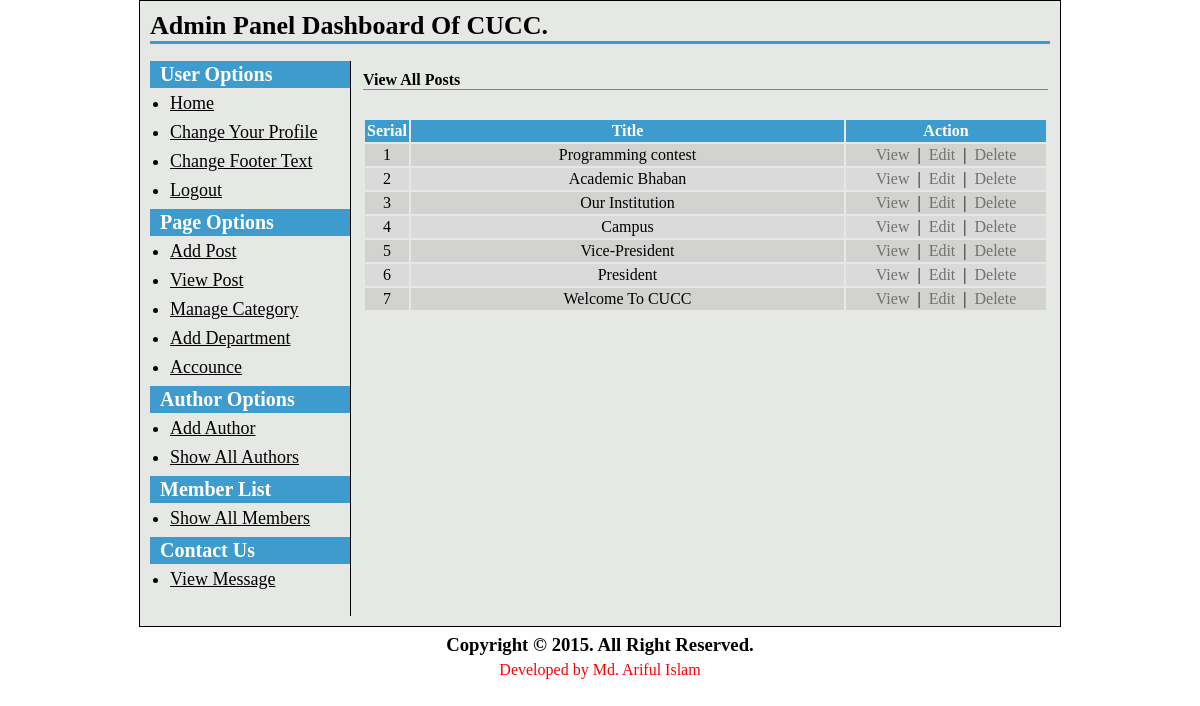
The app's page /admin/post-view.php (signed in) with its own data.
### tables this page shows
CREATE TABLE IF NOT EXISTS `tbl_post` (
  `post_id` int(11) NOT NULL,
  `post_title` varchar(255) NOT NULL,
  `post_description` text NOT NULL,
  `post_image` varchar(255) NOT NULL,
  `cat_name` varchar(255) NOT NULL,
  `post_date` varchar(255) NOT NULL,
  `year` varchar(4) NOT NULL,
  `month` varchar(2) NOT NULL,
  `post_timestamp` varchar(255) NOT NULL
);

### admin/post-view.php (the view, shortened to what this page needs)
<?php
include("../config.php");
?>
<?php include("header.php"); ?>
<h2>View  All Posts</h2>
<p>&nbsp;</p>
<table class="tbl2" width="100%">
	<tr>
		<th width="5%">Serial</th>
		<th width="65%">Title</th>
		<th width="30%">Action</th>
	</tr>
	<?php
			$i=0;
			$limit = 25;
			$page = @$_GET['page'];
			if($page)
				$start = ($page - 1) * $limit;
			else
				$start = 0;
			$statement = $db->prepare("SELECT * FROM tbl_post ORDER BY post_id DESC LIMIT $start, $limit");
			$statement->execute();
			$result = $statement->fetchAll(PDO::FETCH_ASSOC);
	foreach($result as $row)
	{
		$i++;
		?>
	<tr>
		<td><?php echo $i; ?></td>
		<td><?php echo $row['post_title']; ?></td>
		<td>
			<a class="fancybox" href="#inline<?php echo $i; ?>">View</a>
			&nbsp;|&nbsp;
			<a href="post-edit.php?id=<?php echo $row['post_id']; ?>">Edit</a>
			&nbsp;|&nbsp;
			<a onclick='return confirmDelete();' href="post-delete.php?id=<?php echo $row['post_id']; ?>">Delete</a></td>
	</tr>
		<?php
	}
	?>
</table>
<div class="pagination">
</div>
<?php include("footer.php"); ?>

### style-admin.css (style rules this page uses)
* { padding: 0; margin: 0; }
body, input, textarea, select { font-family: 'Times New Roman', arial; font-size: 16px; }
table.tbl2 { margin-top: 10px; }
table.tbl2 tr th, table.tbl2 tr td { padding: 2px; }
table.tbl2 tr td { text-align: center; }
table.tbl2 tr th { background-color: #3d9ccd; color: #fff; }
table.tbl2 tr:nth-child(2n+1) td { background-color: #d9dad9; }
table.tbl2 tr:nth-child(2n) td { background-color: #d2d3d1; }
table.tbl2 tr td a { color: #70726e; text-decoration: none; }
#content h2 { font-size: 16px; color: #000; border-bottom: 1px solid #3d9ccd; margin-top: 10px; }
div.pagination { padding: 3px; margin: 3px; z-index: 1000; font-size: 14px; margin-bottom: 20px; }

### records on screen
tbl_post: post_title "Programming contest"
tbl_post: post_title "Academic Bhaban"
tbl_post: post_title "Our Institution"
tbl_post: post_title "Campus"
tbl_post: post_title "Vice-President"
tbl_post: post_title "President"
tbl_post: post_title "Welcome To CUCC"
